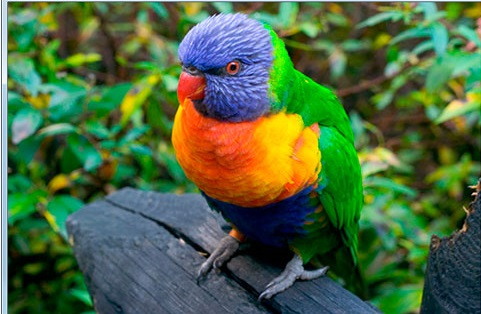
%> input picture Matlab extras/original.jpg, 481 x 314 px
$ octave prog3.m   (GNU Octave 9; MATLAB toolbox functions it lacks are replaced by stand-ins)
%> lines starting %> are read from the running program, lines starting %| are printed output that depends on the picture
img =imread("original.jpg")
%> img is the input picture: size 314x481x3 uint8; mean R, G, B 77.1, 104.5, 65.6
subplot(2,2,1)
imshow(img)
title('Original Image');

Red = img;
Red(:,:,2)=0;
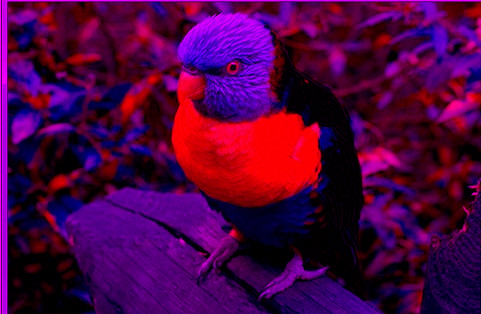
%> Red: size 314x481x3 uint8; mean R, G, B 77.1, 0, 65.6
Red(:,:,3) = 0;
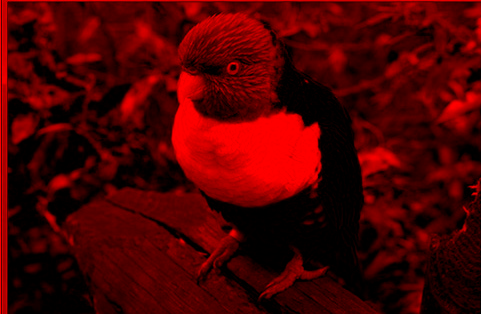
%> Red: size 314x481x3 uint8; mean R, G, B 77.1, 0, 0

subplot(2,2,2)
imshow(Red)
title('Red Image');

Green = img;
Green(:,:,1)=0;
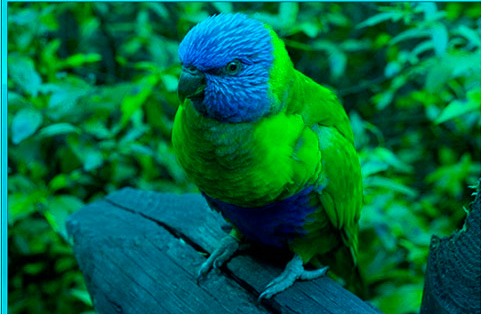
%> Green: size 314x481x3 uint8; mean R, G, B 0, 104.5, 65.6
Green(:,:,3) = 0;
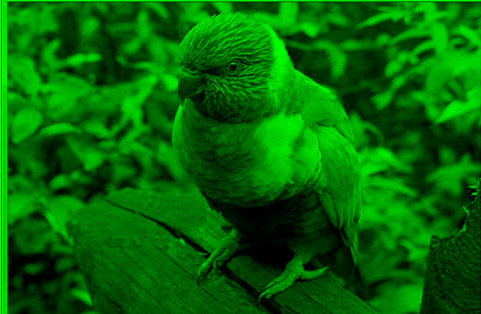
%> Green: size 314x481x3 uint8; mean R, G, B 0, 104.5, 0

subplot(2,2,3)
imshow(Green)
title('Green Image');

Blue = img;
Blue(:,:,1)=0;
Blue(:,:,2) = 0;
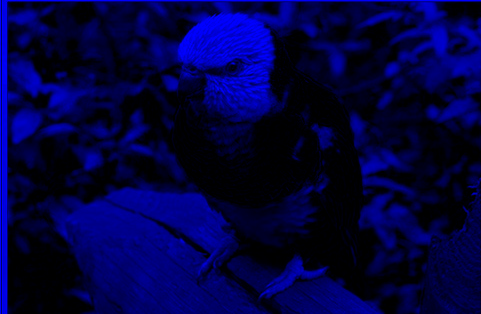
%> Blue: size 314x481x3 uint8; mean R, G, B 0, 0, 65.6

subplot(2,2,4)
imshow(Blue)
title('Blue Image');

$ run again, with Matlab extras/B2DBy.jpg copied over Matlab extras/original.jpg
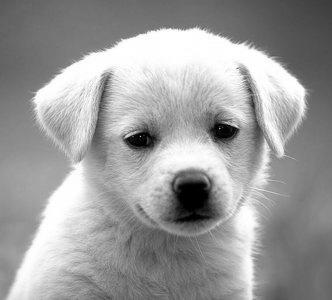
%> input picture Matlab extras/B2DBy.jpg, 332 x 300 px
%> img is the input picture: size 300x332x3 uint8; min 0, max 255, mean 155.7
%> `Green(:,:,3) = 0;`:
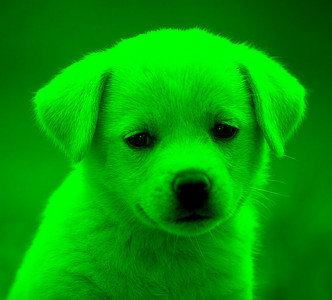
%> Green: size 300x332x3 uint8; mean R, G, B 0, 155.7, 0
%> `Blue(:,:,2) = 0;`:
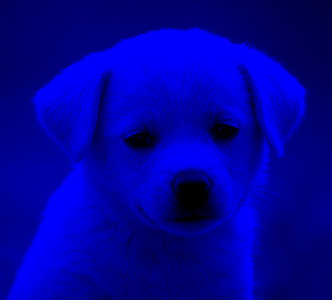
%> Blue: size 300x332x3 uint8; mean R, G, B 0, 0, 155.7
